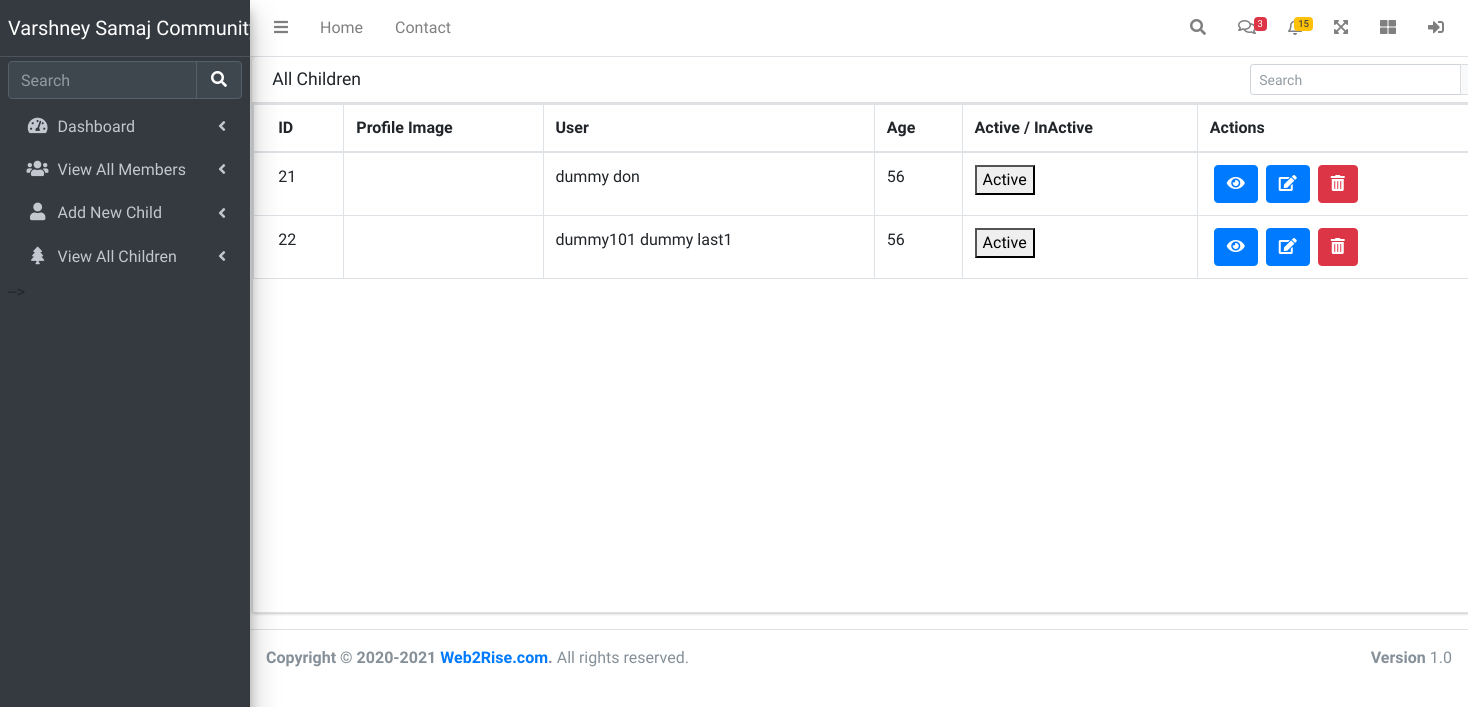
The app's page /server/childTables.php with its own data.
### tables this page shows
CREATE TABLE `child` (
  `id` int(11) NOT NULL,
  `child_Name` varchar(20) NOT NULL,
  `child_email` varchar(30) NOT NULL,
  `gender` varchar(10) NOT NULL,
  `mobileno` bigint(30) NOT NULL,
  `age` int(3) NOT NULL,
  `education` varchar(20) NOT NULL,
  `degree` varchar(20) NOT NULL,
  `profession` varchar(30) NOT NULL,
  `height` int(10) NOT NULL,
  `dateofbirth` date NOT NULL,
  `faceofcomplexion` varchar(10) NOT NULL,
  `manglik` varchar(10) NOT NULL,
  `expectation` varchar(255) NOT NULL,
  `profile_pic` varchar(30) NOT NULL,
  `status` varchar(10) NOT NULL
);

### server/childTables.php (the view, shortened to what this page needs)
<?php
include "../db/conn.php";
include "../includes/header.php";
include "../includes/sidebar.php";
?>
<div class="container-fluid">
    <div class="row">
        <div class="col-md-2"></div>
        <div class="col-md-8">
            <div class="card " style="width: 1250px;">
                <div class="card-header">
                    <h3 class="card-title"> All Children </h3>
                    <div class="card-tools">
                        <div class="input-group input-group-sm">
                            <input type="text" name="table_search" class="form-control float-right" placeholder="Search">
                            <div class="input-group-append">
                                <button type="submit" class="btn btn-default">
                                </button>
                            </div>
                        </div>
                    </div>
                </div>
                <div class="card-body table-bordered table-responsive p-0" style="min-height: 510px;">
                    <table class="table table-head-fixed text-nowrap">
                        <thead>
                            <tr>
                                <th>ID</th>
                                <th>Profile Image</th>
                                <th>User</th>
                                <th>Age</th>
                                <th>Active / InActive</th>
                                <th>Actions</th>
                            </tr>
                        </thead>
                        <tbody>
                            <?php
                            if (isset($_GET['filter']) && $_GET['filter'] == 'marriageable') {
                                $sql = "SELECT * FROM child WHERE isMarriageable='yes'";
                            } else {
                                $sql = "SELECT * FROM child";
                            }
                            $result = mysqli_query($conn, $sql);
                            if (mysqli_num_rows($result) > 0) {
                                while ($row = mysqli_fetch_assoc($result)) {
                            ?>
                                    <tr>
                                        <td><?= $row["id"] ?></td>
                                        <td><img src="../process/uploads/<?= $row["profile_pic"] ?>" style="width: 45px;" alt=""></td>
                                        <td><?= $row["child_Name"]; ?></td>
                                        <td><?= $row["age"] ?></td>
                                        <td><button type="submit">Active</button></td>
                                        <td>
                                            <button class="btn btn-primary ml-1" data-toggle="modal" data-target="#example"><i class="fas fa-eye"></i>
                                            </button>
                                            <a href="./childUpdate.php?id=<?= $row['id'] ?> "><button class="btn btn-primary ml-1"><i class="fas fa-edit"></i></button></a>
                                            <a href="../process/deleteChild.php?id=<?= $row['id'] ?>"><button type="submit" class="btn btn-danger ml-1" id="delete"><i class="fas fa-trash-alt"></i></button></a>
                                        </td>
                                    </tr>
                            <?php
                                }
                            } else {
                                echo "0 results";
                            } ?>
                        </tbody>
                    </table>
                </div>
            </div>
        </div>
    </div>
</div>
<?php
include "../includes//footer.php"
?>

### records on screen
child: id "21", child_Name "dummy don", age "56"
child: id "22", child_Name "dummy101 dummy last1", age "56"
